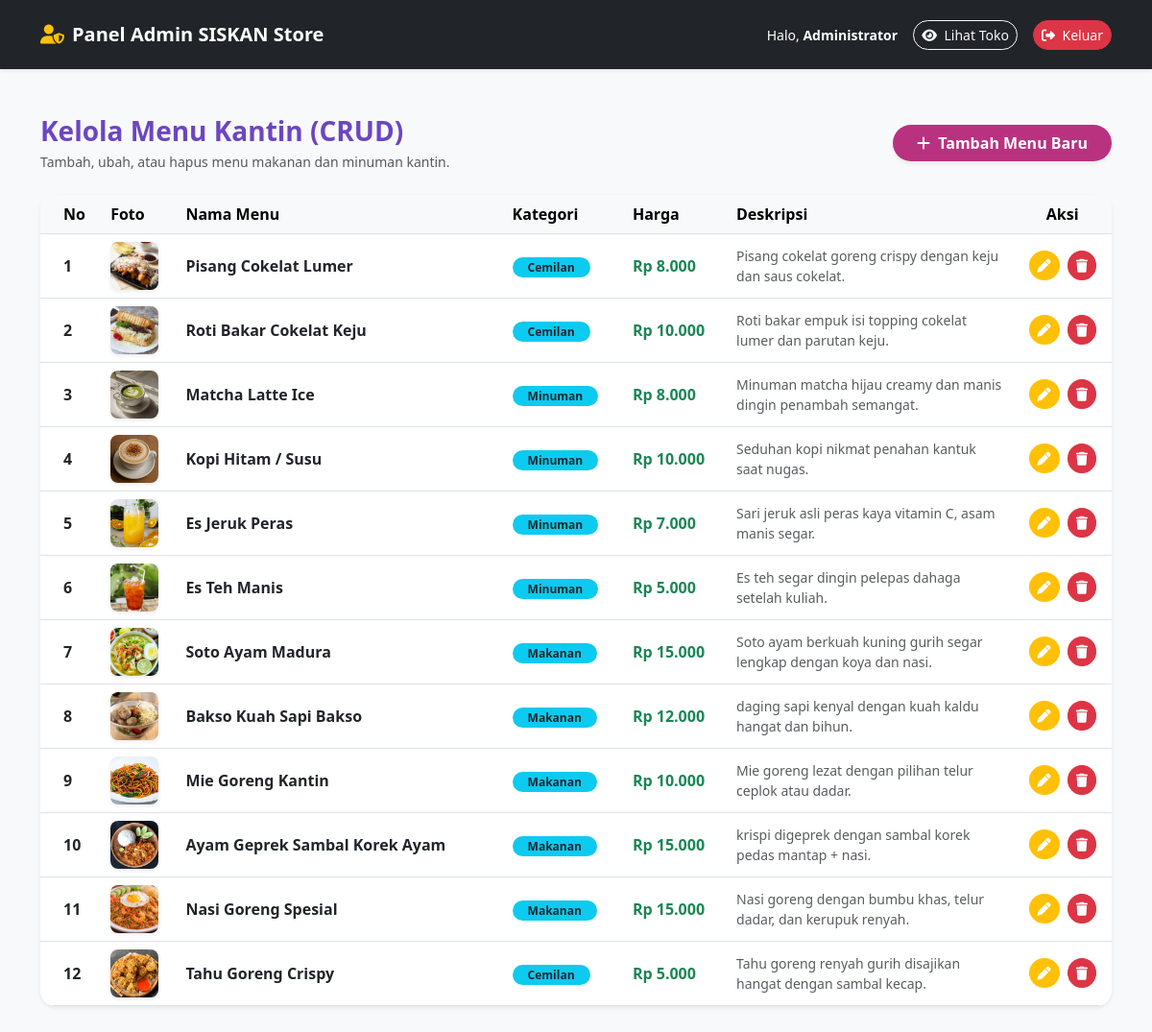
Screenshot of /index.php?page=admin_dashboard (signed in) with the database file from the repository.
### tables this page shows
CREATE TABLE `products` (
  `id` int(11) NOT NULL,
  `nama` varchar(100) NOT NULL,
  `kategori` varchar(50) NOT NULL,
  `harga` int(11) NOT NULL,
  `deskripsi` text DEFAULT NULL,
  `gambar` varchar(255) DEFAULT 'default.jpg',
  `created_at` timestamp NOT NULL DEFAULT current_timestamp()
);

### app/controllers/ProductController.php (called while the page is built, shortened)
<?php
class ProductController {
    private $conn;
    public function __construct() {
        global $conn;
        $this->conn = $conn;
    }
    public function getAllProducts() {
        try {
            $stmt = $this->conn->prepare("SELECT * FROM products ORDER BY id DESC");
            $stmt->execute();
            return $stmt->fetchAll(PDO::FETCH_ASSOC);
        } catch (PDOException $e) {
            return [];
        }
    }
}

### views/pages/admin_dashboard.php (the view, shortened to what this page needs)
<?php
$productController = new ProductController();
$products = $productController->getAllProducts();
?>
<!DOCTYPE html>
<html lang="id">
<head>
    <link href="https://cdn.jsdelivr.net/npm/bootstrap@5.3.0/dist/css/bootstrap.min.css" rel="stylesheet">
    <link rel="stylesheet" href="https://cdnjs.cloudflare.com/ajax/libs/font-awesome/6.4.0/css/all.min.css">
</head>
<body class="bg-light">
    <nav class="navbar navbar-expand-lg navbar-dark bg-dark shadow-sm py-3">
        <div class="container">
            <a class="navbar-brand fw-bold d-flex align-items-center gap-2" href="#">
                <i class="fa-solid fa-user-shield text-warning"></i> Panel Admin SISKAN Store
            </a>
            <div class="d-flex align-items-center gap-3">
                <span class="text-white small">Halo, <b><?= htmlspecialchars($_SESSION['user_nama'] ?? 'Admin') ?></b></span>
                <a href="/index.php?page=home" class="btn btn-outline-light btn-sm rounded-pill"><i class="fa-solid fa-eye me-1"></i> Lihat Toko</a>
                <a href="/index.php?action=logout" class="btn btn-danger btn-sm rounded-pill"><i class="fa-solid fa-right-from-bracket me-1"></i> Keluar</a>
            </div>
        </div>
    </nav>
    <div class="container my-5">
        <div class="d-flex justify-content-between align-items-center mb-4">
            <div>
                <h3 class="fw-bold mb-1" style="color: #6B46C1;">Kelola Menu Kantin (CRUD)</h3>
                <p class="text-muted small mb-0">Tambah, ubah, atau hapus menu makanan dan minuman kantin.</p>
            </div>
            <button class="btn text-white rounded-pill px-4 fw-semibold shadow-sm" style="background-color: #B83280;" data-bs-toggle="modal" data-bs-target="#modalTambah">
                <i class="fa-solid fa-plus me-1"></i> Tambah Menu Baru
            </button>
        </div>
        <div class="card border-0 shadow-sm rounded-4 overflow-hidden">
            <div class="card-body p-0">
                <div class="table-responsive">
                    <table class="table table-hover align-middle mb-0">
                        <thead class="table-light">
                            <tr>
                                <th class="ps-4">No</th>
                                <th>Foto</th>
                                <th>Nama Menu</th>
                                <th>Kategori</th>
                                <th>Harga</th>
                                <th>Deskripsi</th>
                                <th class="text-center">Aksi</th>
                            </tr>
                        </thead>
                        <tbody>
                            <?php if (empty($products)): ?>
                                <tr>
                                    <td colspan="7" class="text-center py-4 text-muted">Belum ada data menu. Silakan tambah menu baru.</td>
                                </tr>
                            <?php else: ?>
                                <?php $no = 1; foreach ($products as $item): ?>
                                    <tr>
                                        <td class="ps-4 fw-bold"><?= $no++ ?></td>
                                        <td>
                                            <img src="<?= htmlspecialchars($item['gambar']) ?>" alt="img" class="rounded-3 shadow-sm" style="width: 50px; height: 50px; object-fit: cover;" onerror="this.src='https://via.placeholder.com/50'">
                                        </td>
                                        <td class="fw-semibold"><?= htmlspecialchars($item['nama']) ?></td>
                                        <td><span class="badge bg-info text-dark rounded-pill px-3"><?= htmlspecialchars($item['kategori'] ?? 'Umum') ?></span></td>
                                        <td class="fw-bold text-success">Rp <?= number_format($item['harga'], 0, ',', '.') ?></td>
                                        <td class="small text-muted" style="max-width: 250px;"><?= htmlspecialchars($item['deskripsi'] ?? '-') ?></td>
                                        <td class="text-center">
                                            <button class="btn btn-warning btn-sm rounded-circle me-1" data-bs-toggle="modal" data-bs-target="#modalEdit<?= $item['id'] ?>" title="Edit">
                                                <i class="fa-solid fa-pen text-white"></i>
                                            </button>
                                            <a href="/index.php?action=delete_product&id=<?= $item['id'] ?>" class="btn btn-danger btn-sm rounded-circle" onclick="return confirm('Apakah kamu yakin ingin menghapus menu ini?')" title="Hapus">
                                                <i class="fa-solid fa-trash"></i>
                                            </a>
                                        </td>
                                    </tr>
                                <?php endforeach; ?>
                            <?php endif; ?>
                        </tbody>
                    </table>
                </div>
            </div>
        </div>
    </div>
</body>
</html>

### rows the page displays
products: gambar (picture), nama "Pisang Cokelat Lumer", kategori "Cemilan", harga "8.000", deskripsi "Pisang cokelat goreng crispy dengan keju dan saus cokelat."
products: gambar (picture), nama "Roti Bakar Cokelat Keju", kategori "Cemilan", harga "10.000", deskripsi "Roti bakar empuk isi topping cokelat lumer dan parutan keju."
products: gambar (picture), nama "Matcha Latte Ice", kategori "Minuman", harga "8.000", deskripsi "Minuman matcha hijau creamy dan manis dingin penambah semangat."
products: gambar (picture), nama "Kopi Hitam / Susu", kategori "Minuman", harga "10.000", deskripsi "Seduhan kopi nikmat penahan kantuk saat nugas."
products: gambar (picture), nama "Es Jeruk Peras", kategori "Minuman", harga "7.000", deskripsi "Sari jeruk asli peras kaya vitamin C, asam manis segar."
products: gambar (picture), nama "Es Teh Manis", kategori "Minuman", harga "5.000", deskripsi "Es teh segar dingin pelepas dahaga setelah kuliah."
products: gambar (picture), nama "Soto Ayam Madura", kategori "Makanan", harga "15.000", deskripsi "Soto ayam berkuah kuning gurih segar lengkap dengan koya dan nasi."
products: gambar (picture), nama "Bakso Kuah Sapi Bakso", kategori "Makanan", harga "12.000", deskripsi "daging sapi kenyal dengan kuah kaldu hangat dan bihun."
products: gambar (picture), nama "Mie Goreng Kantin", kategori "Makanan", harga "10.000", deskripsi "Mie goreng lezat dengan pilihan telur ceplok atau dadar."
products: gambar (picture), nama "Ayam Geprek Sambal Korek Ayam", kategori "Makanan", harga "15.000", deskripsi "krispi digeprek dengan sambal korek pedas mantap + nasi."
products: gambar (picture), nama "Nasi Goreng Spesial", kategori "Makanan", harga "15.000", deskripsi "Nasi goreng dengan bumbu khas, telur dadar, dan kerupuk renyah."
products: gambar (picture), nama "Tahu Goreng Crispy", kategori "Cemilan", harga "5.000", deskripsi "Tahu goreng renyah gurih disajikan hangat dengan sambal kecap."

### other values shown
$_SESSION['user_nama'] "Administrator"
